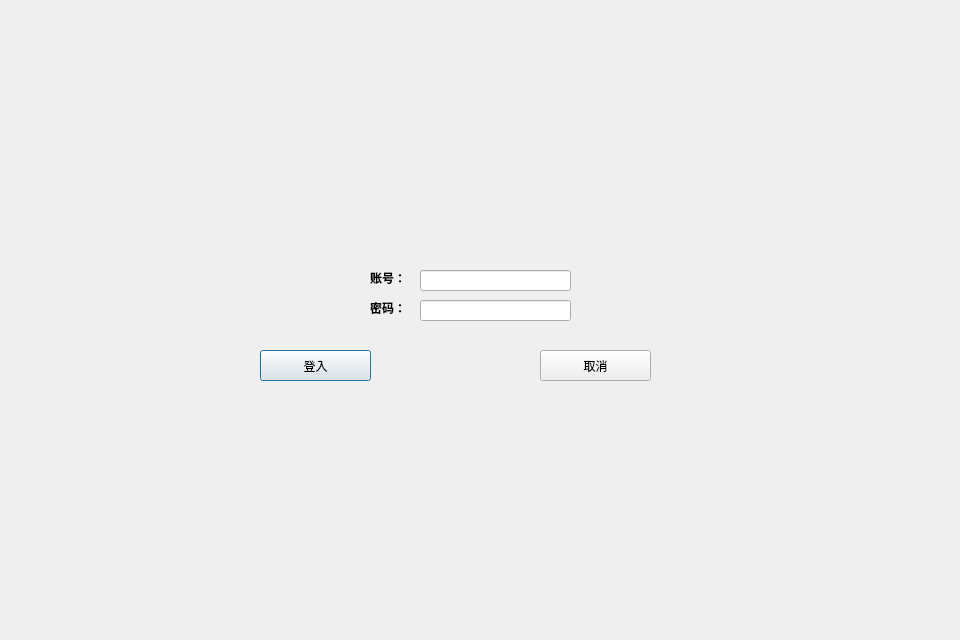
<?xml version="1.0" encoding="UTF-8"?>
<ui version="4.0">
 <class>LoginDialog</class>
 <widget class="QDialog" name="LoginDialog">
  <property name="geometry">
   <rect>
    <x>0</x>
    <y>0</y>
    <width>960</width>
    <height>640</height>
   </rect>
  </property>
  <property name="windowTitle">
   <string>LoginDialog</string>
  </property>
  <widget class="QLabel" name="user">
   <property name="geometry">
    <rect>
     <x>370</x>
     <y>270</y>
     <width>51</width>
     <height>16</height>
    </rect>
   </property>
   <property name="font">
    <font>
     <pointsize>9</pointsize>
     <weight>75</weight>
     <bold>true</bold>
    </font>
   </property>
   <property name="text">
    <string>账号：</string>
   </property>
  </widget>
  <widget class="QLabel" name="password">
   <property name="geometry">
    <rect>
     <x>370</x>
     <y>300</y>
     <width>41</width>
     <height>16</height>
    </rect>
   </property>
   <property name="font">
    <font>
     <weight>75</weight>
     <bold>true</bold>
    </font>
   </property>
   <property name="text">
    <string>密码：</string>
   </property>
  </widget>
  <widget class="QLineEdit" name="accountEdit">
   <property name="geometry">
    <rect>
     <x>420</x>
     <y>270</y>
     <width>151</width>
     <height>21</height>
    </rect>
   </property>
  </widget>
  <widget class="QLineEdit" name="codeEdit">
   <property name="geometry">
    <rect>
     <x>420</x>
     <y>300</y>
     <width>151</width>
     <height>21</height>
    </rect>
   </property>
   <property name="text">
    <string/>
   </property>
   <property name="echoMode">
    <enum>QLineEdit::Password</enum>
   </property>
  </widget>
  <widget class="QPushButton" name="loginBtn">
   <property name="geometry">
    <rect>
     <x>260</x>
     <y>350</y>
     <width>111</width>
     <height>31</height>
    </rect>
   </property>
   <property name="text">
    <string>登入</string>
   </property>
  </widget>
  <widget class="QPushButton" name="cencelBtn">
   <property name="geometry">
    <rect>
     <x>540</x>
     <y>350</y>
     <width>111</width>
     <height>31</height>
    </rect>
   </property>
   <property name="text">
    <string>取消</string>
   </property>
  </widget>
  <widget class="QLabel" name="imgLabel">
   <property name="geometry">
    <rect>
     <x>0</x>
     <y>0</y>
     <width>960</width>
     <height>640</height>
    </rect>
   </property>
   <property name="minimumSize">
    <size>
     <width>681</width>
     <height>640</height>
    </size>
   </property>
   <property name="maximumSize">
    <size>
     <width>16777215</width>
     <height>16777215</height>
    </size>
   </property>
   <property name="text">
    <string/>
   </property>
   <property name="pixmap">
    <pixmap resource="image.qrc">:/1.jpg</pixmap>
   </property>
  </widget>
  <zorder>imgLabel</zorder>
  <zorder>user</zorder>
  <zorder>password</zorder>
  <zorder>accountEdit</zorder>
  <zorder>codeEdit</zorder>
  <zorder>loginBtn</zorder>
  <zorder>cencelBtn</zorder>
 </widget>
 <resources>
  <include location="image.qrc"/>
 </resources>
 <connections/>
</ui>
